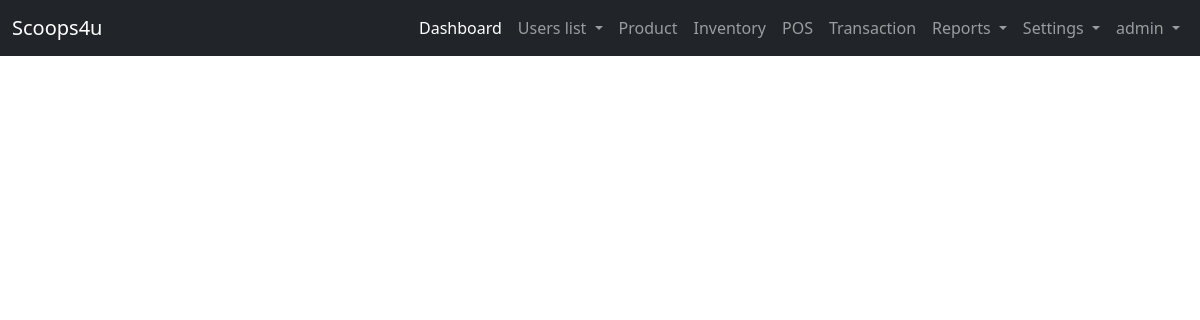
Page /user-site/list-inquiry/ (signed in) on the earlier database version.
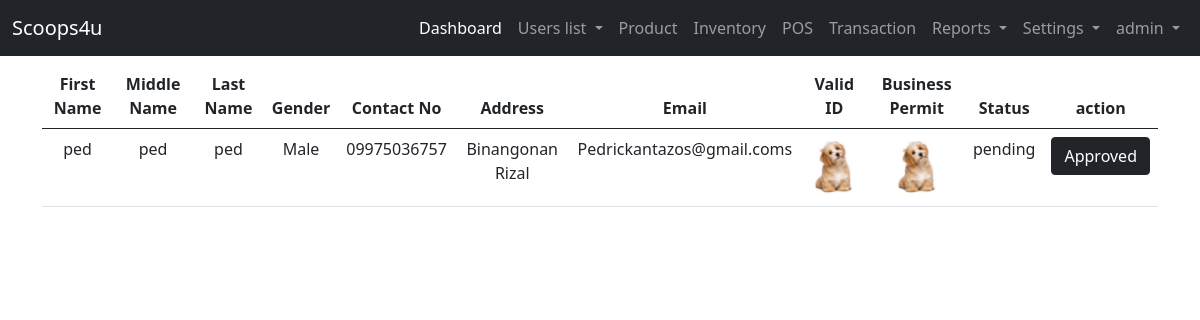
Same page on the later database version.
### landing_page/models.py (models this page shows)
class User(AbstractUser):
    ROLE = ((" "," "),("admin","admin"),("staff","staff"),("reseller","reseller"),("rider","rider"))
    role = models.CharField(max_length=50, null=True, default=False, choices=ROLE)

### admin_site/models.py (models this page shows, shortened)
class Reseller(models.Model):
    STATUS = (("pending","pending"),("active","active"),("inactive","inactive"))
    BOOLCHOICE = (("Male","Male"),("Female","Female"))
    reseller_fname =models.CharField(max_length=200, verbose_name='First Name')
    reseller_mname =models.CharField(max_length=200, verbose_name='Middle Name')
    reseller_lname =models.CharField(max_length=200, verbose_name='Last Name')
    reseller_gender = models.CharField(max_length = 50,choices=BOOLCHOICE, verbose_name='Gender')
    reseller_contact =models.CharField(max_length = 12, verbose_name='Contact Number')
    reseller_address =models.CharField(max_length=200, verbose_name='Address')
    reseller_email =models.EmailField(unique=True, max_length=200, verbose_name='Email')
    reseller_id =models.ImageField( upload_to=image_path, verbose_name='valid id')
    reseller_businessp =models.ImageField( upload_to=image_path,verbose_name='business id')
    reseller_status =models.CharField(max_length=200, null=True, choices=STATUS, verbose_name='Status')

### admin_site/views.py (the view)
# urls.py: path('list-inquiry/', views.list_inquiry, name='list_inquiry'),
@login_required(login_url='landing_page:login')
def list_inquiry(request):
    list_inquiry = Reseller.objects.order_by('-id').filter(reseller_status = "pending")
    context = {'list_inquiry':list_inquiry}
    return render(request, 'admin_site/user/list_inquiry.html', context)

### templates/admin_site/user/list_inquiry.html
{% extends 'admin_site/base.html' %}
{% block content %}
    {% if list_inquiry %}
    <table class="table table-hover text-center">
        <thead>
            <tr>
                <th>First Name</th>
                <th>Middle Name</th>
                <th>Last Name</th>
                <th>Gender</th>
                <th>Contact No</th>
                <th>Address</th>
                <th>Email</th>
                <th>Valid ID</th>
                <th>Business Permit</th>
                <th>Status</th>
                <th>action</th>
            </tr>
            <tbody>
                {% for list in list_inquiry %}
                <tr>
                    <td>{{ list.reseller_fname }}</td>
                    <td>{{ list.reseller_mname }}</td>
                    <td>{{ list.reseller_lname }}</td>
                    <td>{{ list.reseller_gender }}</td>
                    <td>{{ list.reseller_contact }}</td>
                    <td>{{ list.reseller_address }}</td>
                    <td>{{ list.reseller_email }}</td>
                    <td><img src="/media/{{ list.reseller_id}}" alt="Valid-ID" width="50" class="rounded-circle"></td>
                    <td><img src="/media/{{ list.reseller_businessp}}" alt="Valid-ID" width="50" class="rounded-circle"></td>
                    <td>{{ list.reseller_status }}</td>
                    <td><a href="{% url 'admin_site:send_email' list.id %}" class="btn btn-dark">Approved</a></td>
                </tr>
                {% endfor %}
            </tbody>
        </thead>
    </table>
    {% endif %}
{% endblock content %}

### templates/admin_site/base.html (shortened to what this page needs)
<!DOCTYPE html>
<html lang="en">
<head>
    <link href="https://cdn.jsdelivr.net/npm/bootstrap@5.0.2/dist/css/bootstrap.min.css" rel="stylesheet">
</head>
<body>
  {% if user.role == "admin"%}
    <nav class="navbar navbar-expand-lg navbar-dark bg-dark">
        <div class="container-fluid">
          <a class="navbar-brand" href="#">Scoops4u</a>
          <div class="collapse navbar-collapse" id="navbarNavDropdown">
            <ul class="navbar-nav ms-auto mb-2 mb-lg-0">
              <li class="nav-item">
                <a class="nav-link active" aria-current="page" href="{% url 'landing_page:dashboard_admin'%}">Dashboard</a>
              </li>
              <li class="nav-item dropdown">
                <a class="nav-link dropdown-toggle" href="#" id="navbarDropdownMenuLink" role="button" data-bs-toggle="dropdown" aria-expanded="false">
                  Users list
                </a>
              </li>
              <li class="nav-item">
                <a class="nav-link" href="{%url 'admin_site:list_product' %}">Product</a>
              </li>
              <li class="nav-item">
                <a class="nav-link" href="{%url 'admin_site:inventory' %}">Inventory</a>
              </li>
              <li class="nav-item">
                <a class="nav-link" href="{%url 'admin_site:pos' %}">POS</a>
              </li>
              <li class="nav-item">
                <a class="nav-link" href="../transaction/transaction.php">Transaction</a>
              </li>
              <li class="nav-item dropdown">
                <a class="nav-link dropdown-toggle" href="#" id="navbarDropdownMenuLink" role="button" data-bs-toggle="dropdown" aria-expanded="false">
                  Reports
                </a>
              </li>
              <li class="nav-item dropdown">
                <a class="nav-link dropdown-toggle" href="#" id="navbarDropdownMenuLink" role="button" data-bs-toggle="dropdown" aria-expanded="false">
                  Settings
                </a>
              </li>
              <li class="nav-item dropdown">
                <a class="nav-link dropdown-toggle" href="#" id="navbarDropdownMenuLink" role="button" data-bs-toggle="dropdown" aria-expanded="false">
                   {{ user }}
                </a>
              </li>
            </ul>
          </div>
        </div>
      </nav>
  {% endif %}
      <div class="container">
        <div class="row mt-2">
            <div class="col-lg-12">
                {% block content %}
                {% endblock content %}
            </div>
        </div>
    </div>
</body>
</html>

Differences in the rows shown:
now on this page (row edited): Reseller: reseller_fname "ped", reseller_mname "ped", reseller_lname "ped", reseller_gender "Male", reseller_contact "09975036757", reseller_address "Binangonan Rizal", reseller_email "Pedrickantazos@gmail.coms", reseller_id (picture), reseller_businessp (picture), reseller_status "pending"
Other differences:
text now shown: "First Name Middle Name Last Name Gender Contact No Address Email Valid ID Business Permit Status action"
